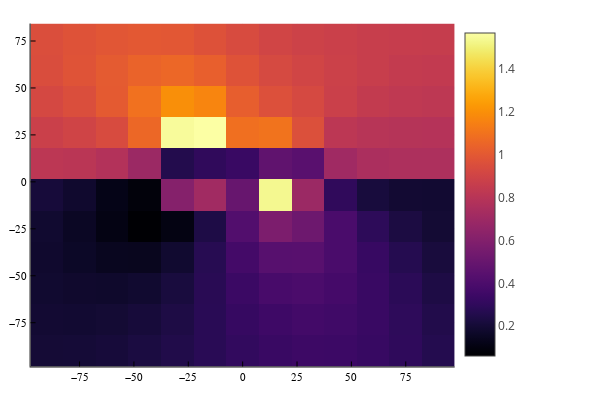

The notebook cell this image was saved under:
### Code cell
heatmap(xA,yA,imagenEy)

### Figure 1 — Plotly figure (JSON) as saved in the notebook; plotly's stock layout.template omitted (floating-point values rounded to 4 significant figures; data arrays with more than 128 entries replaced by an {"elided": "..."} marker saying what was removed)
{"data": [{"colorbar": {"len": 0.9525, "title": {"text": ""}, "x": 0.7578, "y": 0.5139}, "colorscale": {"elided": "256x2 mixed values"}, "name": "y1", "showlegend": false, "showscale": true, "type": "heatmap", "x": [-97.5, -82.5, -67.5, -52.5, -37.5, -22.5, -7.5, 7.5, 22.5, 37.5, 52.5, 67.5, 82.5, 97.5], "xaxis": "x", "y": [-98.3, -81.7, -65.1, -48.5, -31.9, -15.3, 1.3, 17.9, 34.5, 51.1, 67.7, 84.3], "yaxis": "y", "z": {"elided": "11x13 float values"}, "zmax": 1.564, "zmin": 0.05922}], "layout": {"annotations": [], "height": 400, "legend": {"bgcolor": "rgba(255, 255, 255, 1.000)", "bordercolor": "rgba(0, 0, 0, 1)", "borderwidth": 1, "font": {"color": "rgba(0, 0, 0, 1)", "family": "sans-serif", "size": 11}, "title": {"font": {"color": "rgba(0, 0, 0, 1)", "family": "sans-serif", "size": 15}, "text": ""}, "tracegroupgap": 0, "traceorder": "normal", "x": 1, "xanchor": "auto", "y": 1, "yanchor": "auto"}, "margin": {"b": 20, "l": 0, "r": 0, "t": 20}, "paper_bgcolor": "rgba(255, 255, 255, 1.000)", "plot_bgcolor": "rgba(255, 255, 255, 1.000)", "showlegend": true, "width": 600, "xaxis": {"anchor": "y", "domain": [0.05101, 0.7578], "gridcolor": "rgba(0, 0, 0, 0.1)", "gridwidth": 0.5, "linecolor": "rgba(0, 0, 0, 1)", "mirror": false, "range": [-97.5, 97.5], "showgrid": true, "showline": true, "showticklabels": true, "tickangle": 0, "tickcolor": "rgb(0, 0, 0)", "tickfont": {"color": "rgba(0, 0, 0, 1)", "family": "sans-serif", "size": 11}, "tickmode": "array", "ticks": "inside", "ticktext": ["−75", "−50", "−25", "0", "25", "50", "75"], "tickvals": [-75, -50, -25, 0, 25, 50, 75], "title": {"font": {"color": "rgba(0, 0, 0, 1)", "family": "sans-serif", "size": 15}, "text": ""}, "type": "linear", "visible": true, "zeroline": false, "zerolinecolor": "rgba(0, 0, 0, 1)"}, "yaxis": {"anchor": "x", "domain": [0.03762, 0.9902], "gridcolor": "rgba(0, 0, 0, 0.1)", "gridwidth": 0.5, "linecolor": "rgba(0, 0, 0, 1)", "mirror": false, "range": [-98.3, 84.3], "showgrid": true, "showline": true, "showticklabels": true, "tickangle": 0, "tickcolor": "rgb(0, 0, 0)", "tickfont": {"color": "rgba(0, 0, 0, 1)", "family": "sans-serif", "size": 11}, "tickmode": "array", "ticks": "inside", "ticktext": ["−75", "−50", "−25", "0", "25", "50", "75"], "tickvals": [-75, -50, -25, 0, 25, 50, 75], "title": {"font": {"color": "rgba(0, 0, 0, 1)", "family": "sans-serif", "size": 15}, "text": ""}, "type": "linear", "visible": true, "zeroline": false, "zerolinecolor": "rgba(0, 0, 0, 1)"}}}
